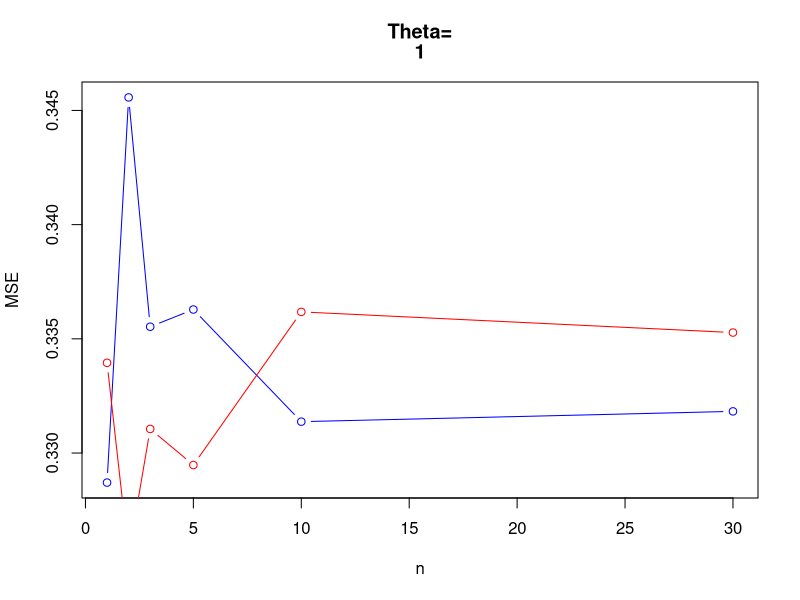
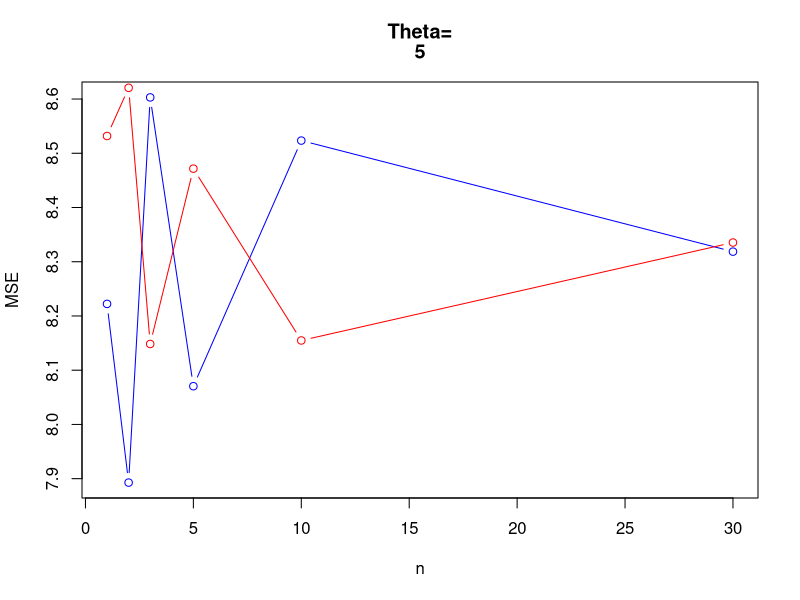
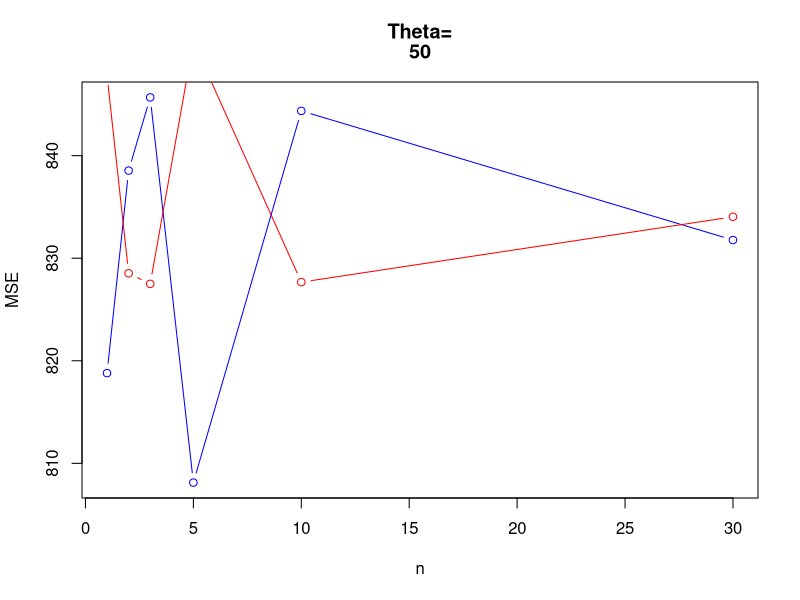
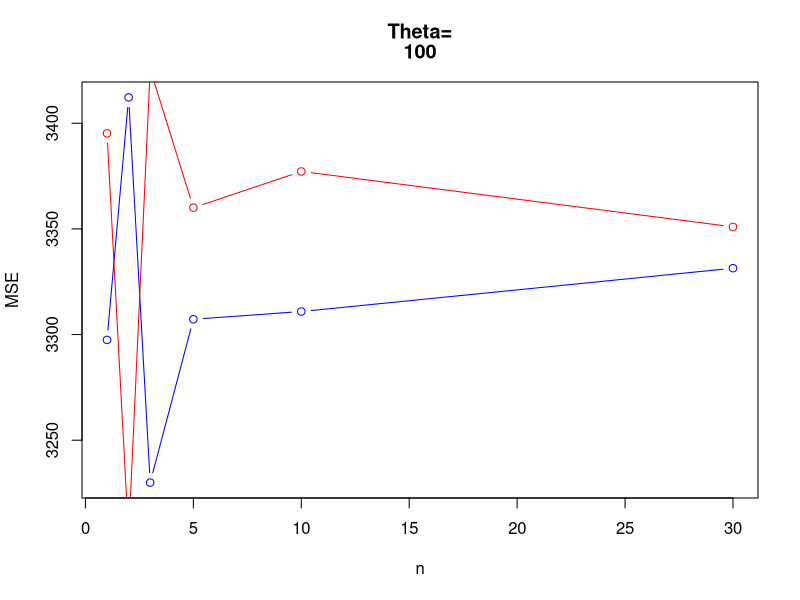

The R script that drew these images, in order:
n <- c(1,2,3,5,10,30)
theta <- c(1,5,50,100)
N <- 1000
for(each_theta in theta){
  mse1 <- c()
  mse2 <- c()
  for(each_n in n){
    sample_set <- replicate(N, runif(each_n, 0, each_theta))
    theta1 <- max(sample_set)
    theta2 <- 2*mean(sample_set)
    mse1 <- append(mse1, mean((theta1 - sample_set) ** 2))
    mse2 <- append(mse2, mean((theta2 - sample_set) ** 2))
  }
  plot(n, mse1, type='b', col='blue', ylab='MSE', main=c('Theta=', each_theta))
  lines(n, mse2, type='b', col='red')
}

# Q2
x <- c(21.72, 14.65, 50.42, 28.78, 11.23)
likelihood <- function(par, dat){
  n <- length(dat)
  logl <- n*log(par) - (par+1)*sum(log(dat))
  return (-logl)
}
ml.est <- optim(par = 1, fn=likelihood, method = 'BFGS', hessian = T, dat=x)
ml.est$par

se <- (1/ml.est$hessian)^0.5
# CI
ml.est$par + c(-1,1)*se*qnorm(0.975)
